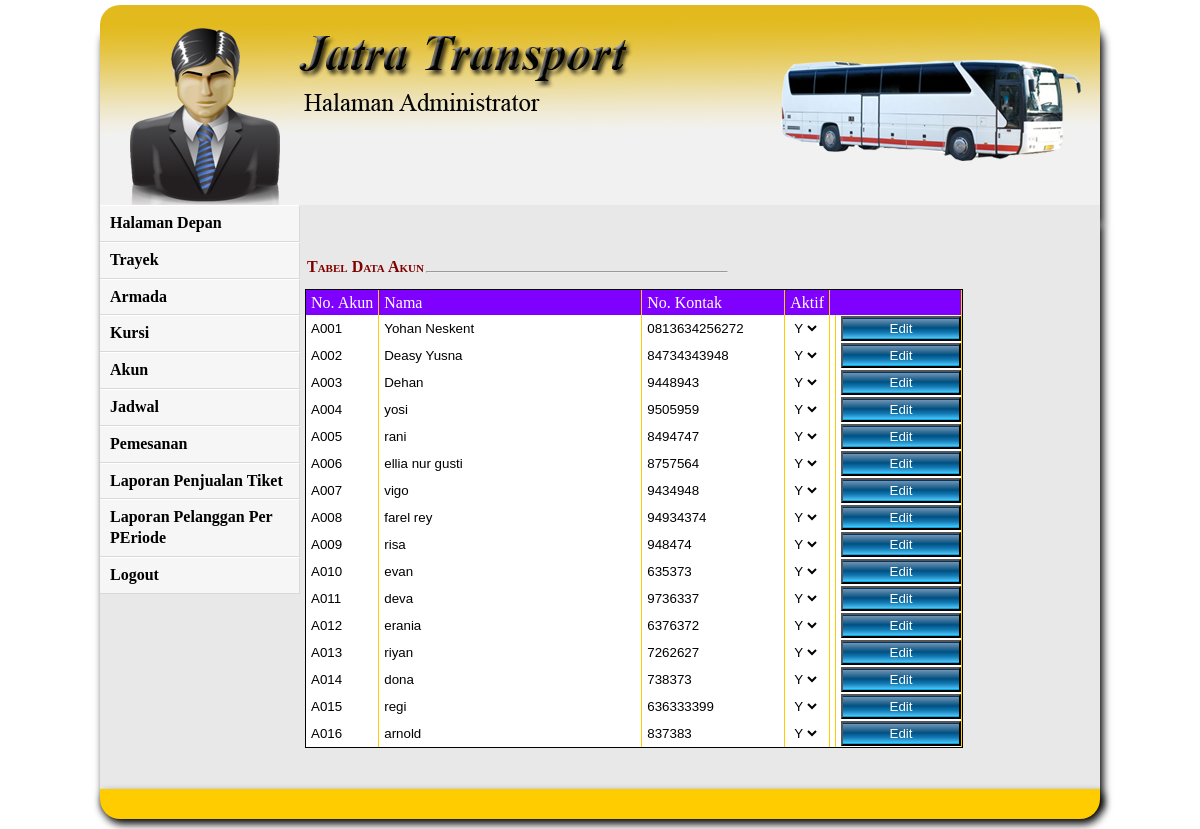
Page /admin/home.php?module=akun (signed in) on the committed database.
### tables this page shows
CREATE TABLE IF NOT EXISTS akun (
  noakun char(5) NOT NULL DEFAULT '' ,
  nama char(40) ,
  alamat text ,
  kontak char(15) ,
  noktp char(20) ,
  username char(15) ,
  password char(32) ,
  aktif char(1) ,
  PRIMARY KEY (noakun)
);

### admin/kanan.php (the view, shortened to what this page needs)
<?php
if($_GET[module]=='trayek'){
echo"
<form action='settrayek.php' method='post' onsubmit='return false;' name='formdaftar'>
<table border=0 style='margin-top:10px;'>
		<tr><td style='height:30px;'>
		<font style='color:maroon;font-size:16px;font-variant: small-caps;' '><b>Silahkan Input dan Konfirmasikan Data Trayek </b></font></td>
		<td>
		<hr style='width:300px;margin-top:10px;' ></td>
		</tr>
		</table>
		<table>
		<tr>
		<td><b>Kode Trayek</td><td style='width:40px;'></td><td><input type=text name='kode' class='lengkung' size=10></td>
		</tr>
		<tr>
		<td><b>Keterangan</td><td style='width:40px;'></td><td><input type=text name='keterangan' class='lengkung' size=30></td>
		</tr>
		<tr>
		<tr>
		<td></td><td style='width:40px;'></td><td><input type=button value=' Simpan ' class='glassy_btn' style='margin-left:5px;' onclick='pesan();'></td>
		</tr>
</table>
		</form>
<table border=0 style='margin-top:40px;'>
		<tr><td style='height:30px;'>
		<font style='color: maroon;font-size:16px;font-variant: small-caps;' '><b>Tabel Data Trayek</b></font></td>
		<td>
		<hr style='width:300px;margin-top:10px;' ></td>
		</tr>
</table>
		<form name='' action='aksitrayek.php' method=post>
<table border=0 cellpadding=0 cellspacing=0 style='border:solid thin  #000;margin-top:5px;'>
			  <tr class=trkepala>
			  <td class=tdgrid style='height:25px;padding-left:5px;padding-left:5px;padding-right:5px;' >Kode Trayek</td><td class=tdgrid style='padding-left:5px;padding-right:5px;' >Keterangan</td>
			  <td class=tdgrid colspan=2></td>
			   </tr>";
			  include"../fungsi/koneksi.php";
			  $mintaanggota=mysql_query("select * from trayek",$konek);
			  $hitunganggota=mysql_num_rows($mintaanggota);
			  if($hitunganggota==0){
			  echo"
			  <tr>
			  <td class=tdgrid style='height:25px;'><input type=text class='grid1' size=15></td>
			  <td class=tdgrid><input type=text class='grid1' size=25></td>
			  </tr>
			  ";
			  }
			  else{
			  while($an=mysql_fetch_array($mintaanggota)){
			  echo"
			  <tr class=trseragam>
			  <td class=tdgrid style='padding-left:5px;height:27px;'><input type=text class='grid1' size=5 value='$an[kode]' name='kode[]'></td>
			  <td class=tdgrid style='padding-left:5px;'><input type=text class='grid1' size=15 value='$an[keterangan]' name='keterangan[]'></td>
			  <td class=tdgrid style='padding-left:5px;' align=center><input type=submit value=' Edit ' class='glassy_btn'></td>
			  <td class=tdgrid style='padding-left:5px;'><input type=button value=' Hapus ' class='glassy_btn' onclick=window.location.href='hapustrayek.php?kode=$an[kode]'></td>
			  </tr>
			  ";
			  }
			  }
 echo" </table></form><br><br>";
}
elseif($_GET[module]=='akun'){
echo"
<table border=0 style='margin-top:40px;'>
		<tr><td style='height:30px;'>
		<font style='color: maroon;font-size:16px;font-variant: small-caps;' '><b>Tabel Data Akun</b></font></td>
		<td>
		<hr style='width:300px;margin-top:10px;' ></td>
		</tr>
</table>
		<form name='' action='aksiarmada.php' method=post>
<table border=0 cellpadding=0 cellspacing=0 style='border:solid thin  #000;margin-top:5px;'>
			  <tr class=trkepala>
			  <td class=tdgrid style='height:25px;padding-left:5px;padding-left:5px;padding-right:5px;' >No. Akun</td><td class=tdgrid style='padding-left:5px;padding-right:5px;' >Nama</td><td class=tdgrid style='padding-left:5px;padding-right:5px;' >No. Kontak</td>
<td class=tdgrid style='padding-left:5px;padding-right:5px;' >Aktif</td>
			  <td class=tdgrid colspan=2></td>
			   </tr>";
			  include"../fungsi/koneksi.php";
			  $mintaanggota=mysql_query("select * from akun order by noakun",$konek);
			  $hitunganggota=mysql_num_rows($mintaanggota);
			  if($hitunganggota==0){
			  echo"
			  <tr>
			  <td class=tdgrid style='height:25px;'><input type=text class='grid1' size=15></td>
			  <td class=tdgrid><input type=text class='grid1' size=25></td>
              <td class=tdgrid><input type=text class='grid1' size=25></td>
			  <td class=tdgrid><input type=text class='grid1' size=25></td>
			  </tr>
			  ";
			  }
			  else{
			  while($an=mysql_fetch_array($mintaanggota)){
			  echo"
			  <tr class=trseragam>
			  <td class=tdgrid style='padding-left:5px;height:27px;'><input type=text class='grid1' size=5 value='$an[noakun]' name='no[]'></td>
			  <td class=tdgrid style='padding-left:5px;'><input type=text class='grid1' size=30 value='$an[nama]' name='nama[]'></td>
			 <td class=tdgrid style='padding-left:5px;'><input type=text class='grid1' size=15 value='$an[kontak]' name='kontak[]'></td>
			  <td class=tdgrid style='padding-left:5px;'>
			  <select class='grid1'>
			  <option>$an[aktif]
			  <option>Y
			  <option>N
			  </select>
			   </td>
			  <td class=tdgrid style='padding-left:5px;' align=center></td>
			  <td class=tdgrid style='padding-left:5px;'><input type=button value=' Edit ' class='glassy_btn' onclick=window.location.href='?module=editakun&no=$an[noakun]'></td>
			  </tr>
			  ";
			  }
			  }
 echo" </table></form><br><br>";
}
?>

### admin/home.php (shortened to what this page needs)
<?php
if (empty($_SESSION[username]) AND empty($_SESSION[password]) AND empty($_SESSION[idadmin])){
  echo"
 <center>Untuk mengakses modul, Anda harus login <br>";
  echo "<a href=index.php><b>LOGIN</b></a></center>";
}
else{
?>
<!DOCTYPE html PUBLIC "-//W3C//DTD XHTML 1.0 Transitional//EN" "http://www.w3.org/TR/xhtml1/DTD/xhtml1-transitional.dtd">
<html xmlns="http://www.w3.org/1999/xhtml">
<head>
<link href="css/style_index.css" rel="stylesheet" type="text/css" />
<link href="css/tipsy.css" rel="stylesheet" type="text/css" />
<link href="css/helper.css" media="screen" rel="stylesheet" type="text/css" />
<link href="css/dropdown.vertical.css" media="screen" rel="stylesheet" type="text/css" />
<link href="css/default.ultimate.css" media="screen" rel="stylesheet" type="text/css" />
<link href="css/tabs.css" rel="stylesheet" type="text/css" />
<link href="css/rfnet.css" rel="stylesheet" type="text/css">
</head>
<body>
<div id="wrapper">
<div id="header">
</div>
<div id="content">
<div id="contentkiri">
<?php
include"kiri.php";
?>
</div>
<div id="contentkanan">
<?php
include"kanan.php";
?>
</div>
</div>
<div id="footer">
</div>
</div>
</body>
</html>
<?php
}
?>

### admin/kiri.php
<?php
echo'
<ul id="nav" class="dropdown dropdown-vertical">
	<li><a href="./">Halaman Depan</a></li>
	<li><a href="?module=trayek">Trayek</a></li>
	<li><a href="?module=armada">Armada</a></li>
	<li><a href="?module=kursi">Kursi</a></li>
	<li><a href="?module=akun">Akun</a></li>
	<li><a href="?module=jadwal">Jadwal</a></li>
    <li><a href="?module=pemesanan">Pemesanan</a></li>
	<li><a href="?module=laporanpenjualan">Laporan Penjualan Tiket</a></li>
	<li><a href="?module=laporanpelanggan">Laporan Pelanggan Per PEriode</a></li>
	<li><a href="logout.php">Logout</a></li>
</ul>
';
?>

### admin/css/style_index.css (style rules this page uses)
#wrapper { width: 1000px; margin-right: auto; margin-left: auto; margin-top:5px; }
#wrapper #header { background-image:url(../images/header.jpg); float: left; height: 200px; width: 1000px; -webkit-border-top-right-radius: 20px; -webkit-border-top-left-radius: 20px; -khtml-border-top-right-radius: 20px; -khtml-border-top-left-radius: 20px; -webkit-box-shadow: 3px 20px 8px #000; -moz-box-shadow: 3px 20px 8px #000; }
#wrapper #footer { float: left; height: 30px; width: 1000px; background-color:#FFCC00; -webkit-border-bottom-right-radius: 20px; -webkit-border-bottom-left-radius: 20px; -khtml-border-bottom-right-radius: 20px; -khtml-border-bottom-left-radius: 20px; text-align:center; margin-bottom: 10px; -webkit-box-shadow: 3px 5px 8px #000; -moz-box-shadow: 3px 5px 8px #000; }
#wrapper #content #contentkiri { float: left; width: 200px; background-color:#f6f6f6; }
#wrapper #content #contentkanan { float: left; width: 780px; margin-top: 5px; margin-right: 5px; background-color:; height:auto; margin-bottom:5px; margin-left:5px; }
#wrapper #content { float: left; width: 1000px; background-color:#E8E8E8; height:auto; -webkit-box-shadow: 3px 20px 8px #000; -moz-box-shadow: 3px 20px 8px #000; }
.trkepala { background-color:#8000FF; color:#FFFFFF; }
.tdgrid { border-right:thin solid #FFCC00; }
.grid1 { border:none; background:none; height:25px; }
.trseragam { background-color:#FFFFFF; }
.glassy_btn { background-image:-webkit-gradient(linear,left bottom,left top,color-stop(0, rgb(2,168,228)),color-stop(0.06, rgb(0,172,229)),color-stop(0.07, rgb(71,189,240)), color-stop(0.3, rgb(20,123,182)),color-stop(0.53, rgb(0,80,129)),color-stop(0.96, rgb(114,149,181)),color-stop(0.97, rgb(2,54,97))); background-image:-moz-linear-gradient(center bottom,rgb(2,168,228) 0%,rgb(0,172,229) 6%,rgb(71,189,240) 7%,rgb(20,123,182) 30%,rgb(0,80,129) 53%,rgb(114,149,181) 96%,rgb(2,54,97) 97%); background-color:#1c608c; width:120px; height:25px; color:#FFFFFF; }

### admin/css/helper.css (style rules this page uses)
* { margin: 0; padding: 0; }

### admin/css/dropdown.vertical.css (style rules this page uses)
ul.dropdown-vertical { width: 200px; }
ul.dropdown-vertical li { float: none; }

### admin/css/default.ultimate.css (style rules this page uses)
ul.dropdown a, ul.dropdown span { display: block; padding: 7px 10px; }
ul.dropdown li { padding: 0; border: none; }
ul.dropdown li a, ul.dropdown *.dir { border-style: solid; border-width: 1px 1px 1px 0; border-color: #fff #d9d9d9 #d9d9d9; }

### admin/css/dropdown.css (style rules this page uses)
ul.dropdown, ul.dropdown li, ul.dropdown ul { list-style: none; margin: 0; padding: 0; }
ul.dropdown { position: relative; z-index: 597; float: left; }
ul.dropdown li { float: left; line-height: 1.3em; vertical-align: middle; zoom: 1; }

### admin/css/default.css (style rules this page uses)
ul.dropdown { font-weight: bold; }
ul.dropdown li { padding: 7px 10px; border-style: solid; border-width: 1px 1px 1px 0; border-color: #fff #d9d9d9 #d9d9d9; background-color: #f6f6f6; color: #000; }
ul.dropdown a:link, ul.dropdown a:visited { color: #000; text-decoration: none; }

### rows in the picture
akun: noakun "A001", nama "Yohan Neskent", kontak "0813634256272", aktif "Y"
akun: noakun "A002", nama "Deasy Yusna", kontak "84734343948", aktif "Y"
akun: noakun "A003", nama "Dehan", kontak "9448943", aktif "Y"
akun: noakun "A004", nama "yosi", kontak "9505959", aktif "Y"
akun: noakun "A005", nama "rani", kontak "8494747", aktif "Y"
akun: noakun "A006", nama "ellia nur gusti", kontak "8757564", aktif "Y"
akun: noakun "A007", nama "vigo", kontak "9434948", aktif "Y"
akun: noakun "A008", nama "farel rey", kontak "94934374", aktif "Y"
akun: noakun "A009", nama "risa", kontak "948474", aktif "Y"
akun: noakun "A010", nama "evan", kontak "635373", aktif "Y"
akun: noakun "A011", nama "deva", kontak "9736337", aktif "Y"
akun: noakun "A012", nama "erania", kontak "6376372", aktif "Y"
akun: noakun "A013", nama "riyan", kontak "7262627", aktif "Y"
akun: noakun "A014", nama "dona", kontak "738373", aktif "Y"
akun: noakun "A015", nama "regi", kontak "636333399", aktif "Y"
akun: noakun "A016", nama "arnold", kontak "837383", aktif "Y"
